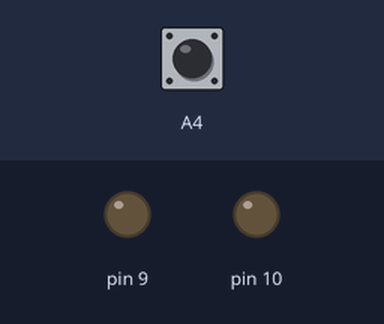
Recording of a sketch running on a simulated Arduino Uno, built with avr-gcc and run on an emulated ATmega328P. Parts: output pins drawn as LEDs (lit = HIGH). The test bench sets the inputs (shaded band); at power-on: A4 HIGH.

Above: at 1.2 s.
1.3 s: A4 pulled LOW for 0.15 s
At 2.5 s:
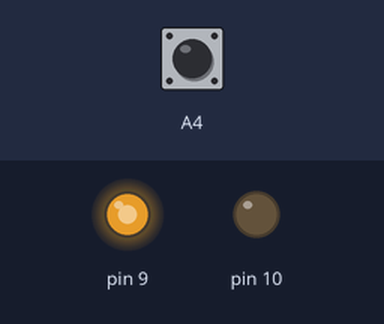
4.4 s: A4 pulled LOW for 1 s
At 8.1 s:
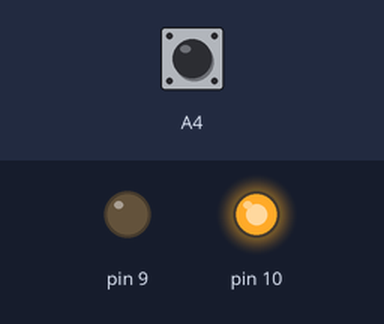
8.4 s: A4 pulled LOW for 3.2 s
At 9.8 s:
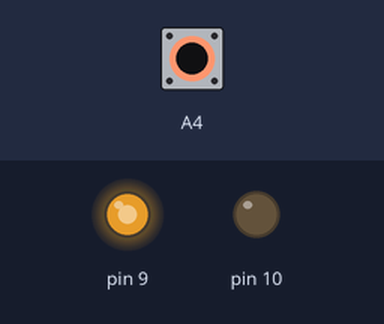
Timing chart, 0 to 14.8 s (numbered marks = the images above; inputs shaded):
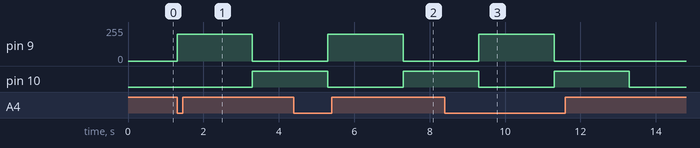

The sketch:

Program_6.ino
```cpp
int interval;
boolean buttonStateA4 = true;
void setup() {
pinMode(9, OUTPUT);
pinMode(10, OUTPUT);
pinMode(A4, INPUT_PULLUP);
}

void loop() {
interval = 2000;
buttonStateA4 = digitalRead(A4);
if(buttonStateA4 == false) {
forward();
backward();
}
else {
  stopMove();
}
}

void forward() {
  analogWrite(9, 200);
  analogWrite(10, 0);
  delay(interval);
}

void backward() {
  analogWrite(9, 0);
  analogWrite(10, 255);
  delay(interval);
}

void stopMove() {
  analogWrite(9, 0);
  analogWrite(10, 0);
}
```

Measured:
- after the input at 1.3 s, pin 9: 0/255 → 200/255 at once, → 0/255 2.0 s later; pin 10: LOW → HIGH after 2.0 s
- after the input at 4.4 s, pin 9: 0/255 → 200/255 after 0.90 s, → 0/255 2.0 s later
- after the input at 8.4 s, pin 9: 0/255 → 200/255 after 0.90 s, → 0/255 2.0 s later
